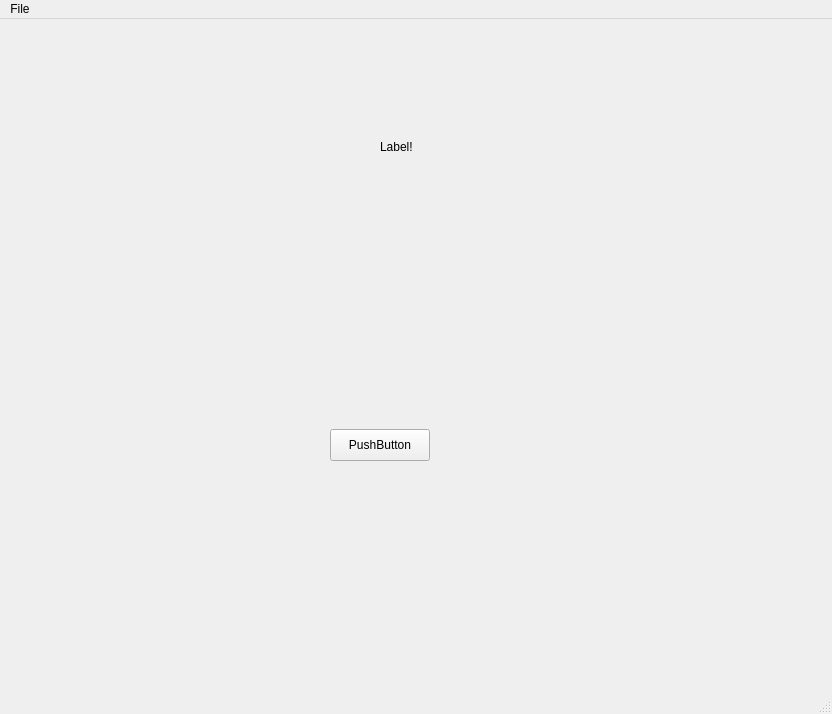
<?xml version="1.0" encoding="UTF-8"?>
<ui version="4.0">
 <class>MainWindow</class>
 <widget class="QMainWindow" name="MainWindow">
  <property name="geometry">
   <rect>
    <x>0</x>
    <y>0</y>
    <width>832</width>
    <height>714</height>
   </rect>
  </property>
  <property name="windowTitle">
   <string>MainWindow</string>
  </property>
  <widget class="QWidget" name="centralwidget">
   <widget class="QPushButton" name="Button1">
    <property name="geometry">
     <rect>
      <x>330</x>
      <y>410</y>
      <width>100</width>
      <height>32</height>
     </rect>
    </property>
    <property name="text">
     <string>PushButton</string>
    </property>
   </widget>
   <widget class="QLabel" name="label1">
    <property name="geometry">
     <rect>
      <x>380</x>
      <y>120</y>
      <width>58</width>
      <height>16</height>
     </rect>
    </property>
    <property name="text">
     <string>Label!</string>
    </property>
   </widget>
  </widget>
  <widget class="QMenuBar" name="menubar">
   <property name="geometry">
    <rect>
     <x>0</x>
     <y>0</y>
     <width>832</width>
     <height>24</height>
    </rect>
   </property>
   <widget class="QMenu" name="menuFile">
    <property name="title">
     <string>File</string>
    </property>
   </widget>
   <addaction name="menuFile"/>
  </widget>
  <widget class="QStatusBar" name="statusbar"/>
 </widget>
 <resources/>
 <connections/>
</ui>
